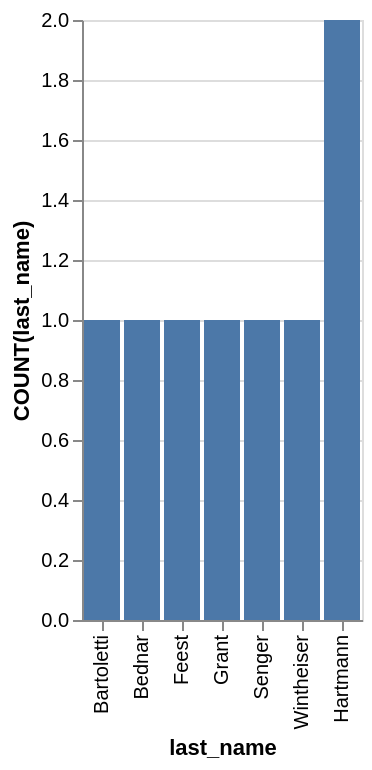

Vega-Lite specification for this chart:
### Vega-Lite specification from a JSON file in a GitHub repository (floating-point values rounded to 4 significant figures)
{"data": {"values": [{"x_data": "Bartoletti", "y_data": 1}, {"x_data": "Bednar", "y_data": 1}, {"x_data": "Feest", "y_data": 1}, {"x_data": "Grant", "y_data": 1}, {"x_data": "Senger", "y_data": 1}, {"x_data": "Wintheiser", "y_data": 1}, {"x_data": "Hartmann", "y_data": 2}]}, "mark": "bar", "encoding": {"x": {"field": "x_data", "type": "nominal", "title": "last_name", "sort": {"op": "sum", "field": "y_data", "order": "ascending"}}, "y": {"field": "y_data", "type": "quantitative", "title": "COUNT(last_name)"}}}
